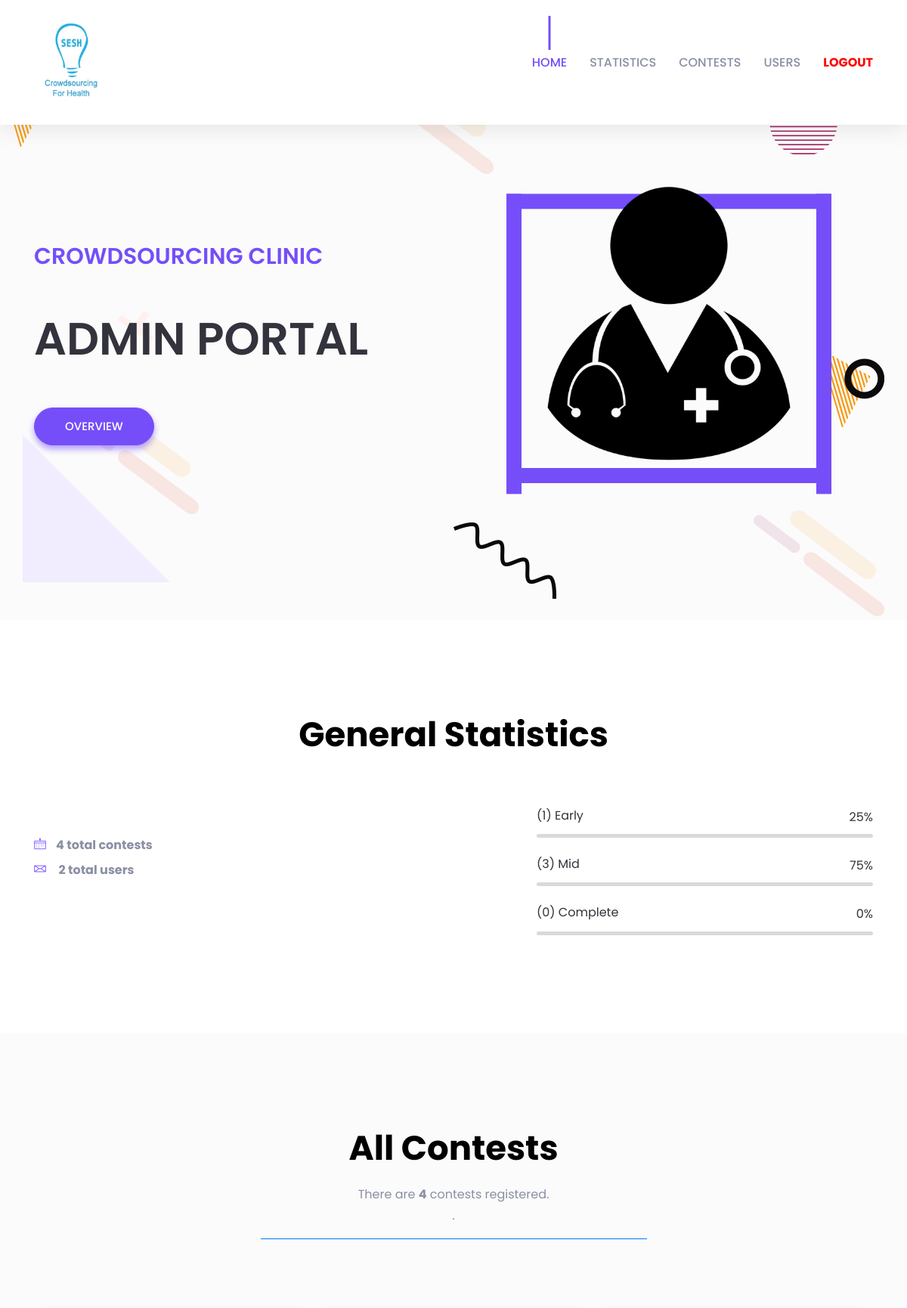
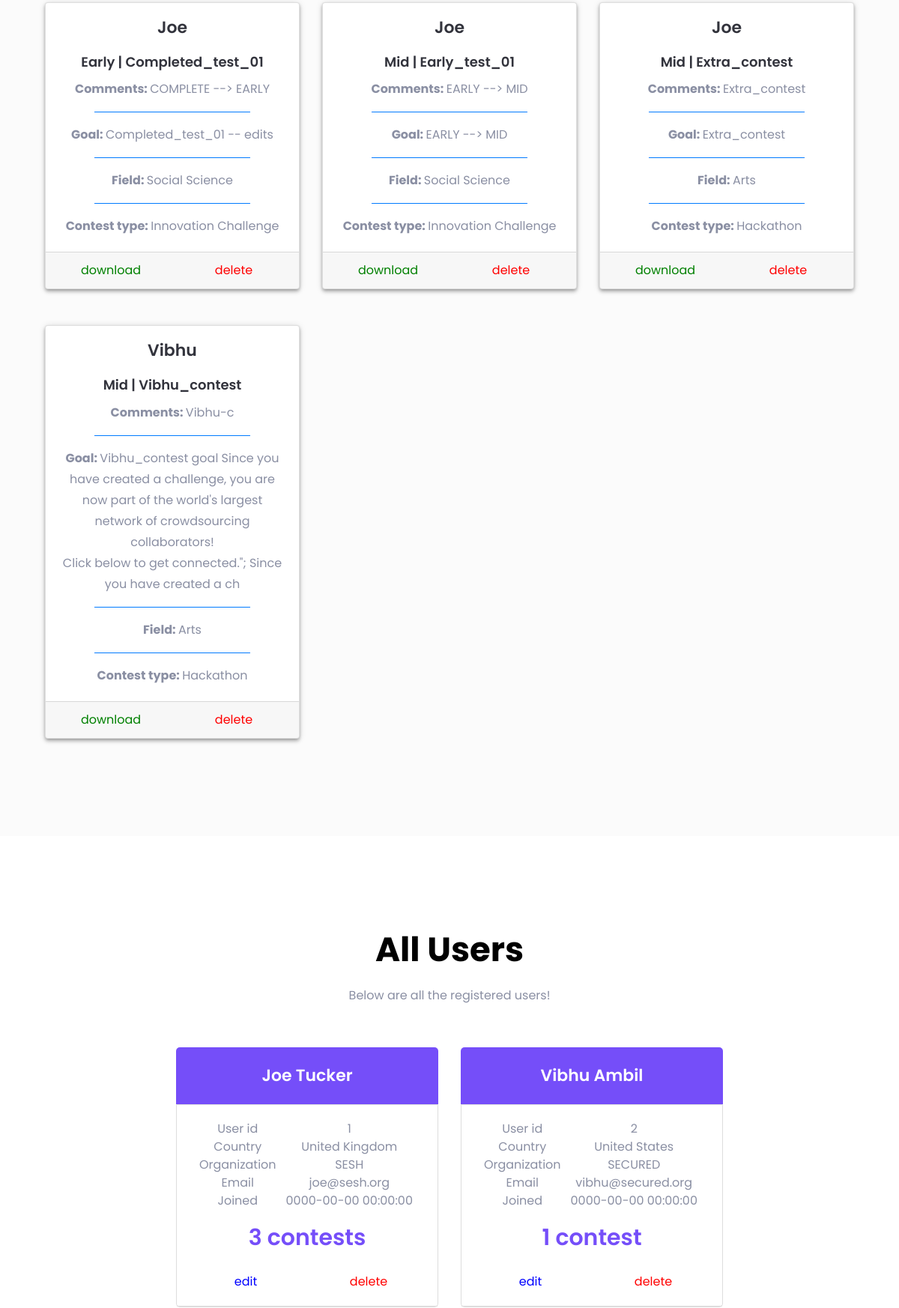
The app's page /Clinic/sign-up-login-form/user_landing/admin.php (upper part) with its own data (2 pictures, top to bottom).
### tables this page shows
CREATE TABLE `users` (
  `user_id` int(11) NOT NULL,
  `user_first` varchar(20) NOT NULL,
  `user_last` varchar(30) NOT NULL,
  `user_country` varchar(40) NOT NULL,
  `user_organization` varchar(30) NOT NULL,
  `user_email` varchar(25) NOT NULL,
  `user_pwd` varchar(200) NOT NULL,
  `user_timestamp` timestamp NOT NULL DEFAULT current_timestamp() ON UPDATE current_timestamp()
);

CREATE TABLE `general` (
  `contest_name` varchar(60) NOT NULL,
  `email` varchar(30) NOT NULL,
  `country` varchar(40) NOT NULL,
  `organization` varchar(30) NOT NULL,
  `stage` varchar(10) NOT NULL
);

CREATE TABLE `early_storage` (
  `goal` varchar(200) NOT NULL,
  `contest_type` varchar(30) NOT NULL,
  `field` varchar(20) NOT NULL,
  `online` varchar(10) NOT NULL,
  `comments` varchar(200) NOT NULL,
  `email` varchar(30) NOT NULL,
  `contest_name` varchar(60) NOT NULL
);

CREATE TABLE `mid_storage` (
  `goal` varchar(200) NOT NULL,
  `contest_type` varchar(30) NOT NULL,
  `field` varchar(20) NOT NULL,
  `online` varchar(10) NOT NULL,
  `target` varchar(600) NOT NULL,
  `entry_type` varchar(30) NOT NULL,
  `promotion_strategy` varchar(400) NOT NULL,
  `team_size` int(11) NOT NULL,
  `partners` varchar(100) NOT NULL,
  `contest_date` date NOT NULL,
  `comments` varchar(200) NOT NULL,
  `email` varchar(30) NOT NULL,
  `contest_name` varchar(60) NOT NULL
);

### Clinic/sign-up-login-form/user_landing/admin.php (the view, shortened to what the rows shown need)
<!doctype html>
<html lang="en">
<head>
    <link rel="stylesheet" href="assets/css/bootstrap.min.css">
    <link rel="stylesheet" href="assets/css/LineIcons.css">
    <link rel="stylesheet" href="assets/css/magnific-popup.css">
    <link rel="stylesheet" href="assets/css/default.css">
    <link rel="stylesheet" href="assets/css/style.css">
    <link href="search/search.css" rel="stylesheet" />
    <?php
        function getUserRow($email){
          $conn = new mysqli('localhost', 'root', '', 'registration_storage');
          $sql = "SELECT * FROM users WHERE user_email = '$email'";
          $result = mysqli_query($conn, $sql);
          return mysqli_fetch_array($result);
        }
        function getRow($contest_name){
          $conn = new mysqli('localhost', 'root', '', 'registration_storage');
          $sql = "SELECT * FROM general WHERE contest_name = '$contest_name'";
          $result = mysqli_query($conn, $sql);
          $general_row = mysqli_fetch_array($result);
          $stage = $general_row['stage'];
          if($stage == "Early"){
            $sql = "SELECT * FROM early_storage where contest_name = '$contest_name'";
          }elseif ($stage == "Mid") {
            $sql = "SELECT * FROM mid_storage where contest_name = '$contest_name'";
          }elseif ($stage == "Completed") {
            $sql = "SELECT * FROM completed_storage where contest_name = '$contest_name'";
          }else{
            echo '<script language="javascript">';
            echo 'alert("ERROR, Contest is not found -- getRow()")';
            echo '</script>';
          }
          $result = mysqli_query($conn, $sql);
          return mysqli_fetch_array($result);
        }
      ?>
</head>
<body>
    <header id="home" class="header-area">
        <div id="parallax" class="header-content d-flex align-items-center">
            <div class="container">
                <div class="row align-items-center">
                    <div class="col-xl-5 col-lg-6">
                        <div class="header-content-right">
                            <h1 class="title">ADMIN PORTAL</h1>
                        </div>
                    </div>
                </div>
            </div>
        </div>
    </header>
    <section id="about" class="about-area pt-125 pb-130">
        <div class="container">
            <div class="row justify-content-center">
                <div class="col-lg-8">
                    <div class="section-title text-center">
                        <h2 class="title">General Statistics</h2>
                    </div>
                </div>
            </div>
        </div>
    </section>
    <section id="service" class="services-area gray-bg pt-125 pb-130">
        <div class="container">
            <div class="row justify-content-center">
                <div class="col-lg-8">
                    <div class="section-title text-center pb-30">
                        <h2 class="title">All Contests</h2>
                        <?php
                          $conn = new mysqli('localhost', 'root', '', 'registration_storage');
                          $sql ="SELECT * FROM general ";
                          $result = mysqli_query($conn, $sql);
                          $numRows = mysqli_num_rows($result);
                          ?>
                    </div>
                </div>
            </div>
      <link rel="stylesheet" href="https://use.fontawesome.com/releases/v5.0.10/css/all.css">
      <div class="container-fluid">
        <div class="row">
        <?php
            for ($x = 0; $x < $numRows; $x++) {
              $row = mysqli_fetch_array($result);
              $this_row = getRow($row['contest_name']);
              $user_row = getUserRow($row['email']);
        ?>
              <div class="col-md-4 mt-5">
                    <div class="card text-center">
                      <div class="card-body">
                        <h4> <?php echo $user_row['user_first']; ?> </h4>
                        <h5 class="card-title"> </br><?php echo $row['stage']. " | ". $row['contest_name']; ?> </h5>
                        <p><?php
                          echo "<b>Comments: </b>".$this_row['comments'];
                         ?></p>
                        <center><hr> </center>
                        <p><?php
                          echo "<b>Goal: </b>".$this_row['goal'];
                        ?></p>
                        <center><hr> </center>
                        <p>
                          <?php
                            echo "<b>Field: </b>". $this_row['field'];
                           ?>
                        </p>
                        <center><hr> </center>
                        <p>
                          <?php
                            echo "<b>Contest type: </b>". $this_row['contest_type'];
                           ?>
                       </p>
                      </div>
                      <div class="card-footer text-muted">
                        <div class="row">
                          <div class="col">
                            <?php
                              echo "<a href=\"download.php?contest_name=". $row['contest_name']. "&user_id=". $user_row['user_id'] ." \"><font color=\"green\">download</font></a>";
                            ?>
                          </div>
                          <div class="col">
                            <?php
                              echo "<a href=\"delete_contest.php?contest_name=". $row['contest_name']. "&admin=true \"><font color=\"red\">delete</font></a>";
                            ?>
                          </div>
                        </div>
                      </div>
                    </div>
                  </div>
          <?php
            }
          ?>
           </div>
         </div>
        </div>
    </section>
    <section id="pricing" class="about-area pt-125 pb-130">
        <div class="container">
            <div class="row justify-content-center">
                <div class="col-lg-8">
                    <div class="section-title text-center pb-25">
                        <h2 class="title">All Users</h2>
                    </div>
                </div>
            </div>
            <div class="row justify-content-center">
              <?php
                  $conn = new mysqli('localhost', 'root', '', 'registration_storage');
                  $sql ="SELECT * FROM users";
                  $result = mysqli_query($conn, $sql);
                  $numRows = mysqli_num_rows($result);
                  for ($x = 0; $x < $numRows; $x++) {
                    $this_user = mysqli_fetch_array($result);
                    $sql2 = "SELECT * FROM general WHERE email = '$this_user[user_email]' ";
                    $result2 = mysqli_query($conn, $sql2);
                    $num_contests = mysqli_num_rows($result2);
              ?>
                <div class="col-lg-4 col-md-8 col-sm-9">
                    <div class="single-pricing text-center mt-30">
                        <div class="pricing-package">
                            <h4 class="package-title"><?php echo $this_user['user_first']. " ".$this_user['user_last'];  ?></h4>
                        </div>
                        <div class="pricing-body">
                            <div class="pricing-text">
                              <table align = "left" style="width:100%" >
                                <tr>
                                  <td>User id</td>
                                  <td><?php echo $this_user['user_id'];?></td>
                                </tr>
                                <tr>
                                  <td>Country</td>
                                  <td><?php echo $this_user['user_country'];?></td>
                                </tr>
                                <tr>
                                  <td>Organization</td>
                                  <td><?php echo $this_user['user_organization'];?></td>
                                </tr>
                                <tr>
                                  <td>Email</td>
                                  <td><?php echo $this_user['user_email'];?></td>
                                </tr>
                                <tr>
                                  <td>Joined</td>
                                  <td><?php echo $this_user['user_timestamp'];?></td>
                                </tr>
                              </table>
                                <span class="price"><?php echo $num_contests; ?>
                                   <?php if($num_contests == 1){
                                     echo "contest";
                                   }else {
                                     echo "contests";
                                   }?>
                                 </span>
                                 <h7>
                                 <div class="row">
                                   <div class="col">
                                     <?php
                                       echo "<a href=\"../index.php?user_id=". $this_user['user_id']. " \"><font color=\"blue\">edit</font></a>";
                                     ?>
                                   </div>
                                   <?php
                                    if($this_user['user_email'] != "clinic@seshglobal.org"){
                                      ?>
                                   <div class="col">
                                     <?php
                                        echo "<a href=\"delete_user.php?user_id=". $this_user['user_id']. " \"><font color=\"red\">delete</font></a>";
                                     ?>
                                   </div>
                                 <?php
                                   }
                                 ?>
                                 </div>
                               </h7>
                            </div>
                        </div>
                    </div>
                </div>
                <?php
                }
                 ?>
              </div>
            </div>
    </section>
</body>
</html>

### records on screen
users: user_first "Joe", user_last "Tucker", user_id "1", user_country "United Kingdom", user_organization "SESH", user_email "joe@sesh.org", user_timestamp "0000-00-00 00:00:00", num_contests "3"
general: stage "Early", contest_name "Completed_test_01"
early_storage: comments "COMPLETE --> EARLY", goal "Completed_test_01 -- edits", field "Social Science", contest_type "Innovation Challenge"
general: stage "Mid", contest_name "Early_test_01"
mid_storage: comments "EARLY --> MID", goal "EARLY --> MID", field "Social Science", contest_type "Innovation Challenge"
general: stage "Mid", contest_name "Extra_contest"
mid_storage: comments "Extra_contest", goal "Extra_contest", field "Arts", contest_type "Hackathon"
users: user_first "Vibhu", user_last "Ambil", user_id "2", user_country "United States", user_organization "SECURED", user_email "vibhu@secured.org", user_timestamp "0000-00-00 00:00:00", num_contests "1"
general: stage "Mid", contest_name "Vibhu_contest"
mid_storage: comments "Vibhu-c", goal "Vibhu_contest goal Since you have created a challenge, you are now part of the world's largest network of crowdsourcing collaborators! Click below to get connected.\"; Since you have created a ch", field "Arts", contest_type "Hackathon"

### other values on screen
$all_contests "4"
$all_users "2"
$all_early "1"
$all_early*100/$all_contests "25"
$all_mid "3"
$all_mid*100/$all_contests "75"
$all_completed "0"
